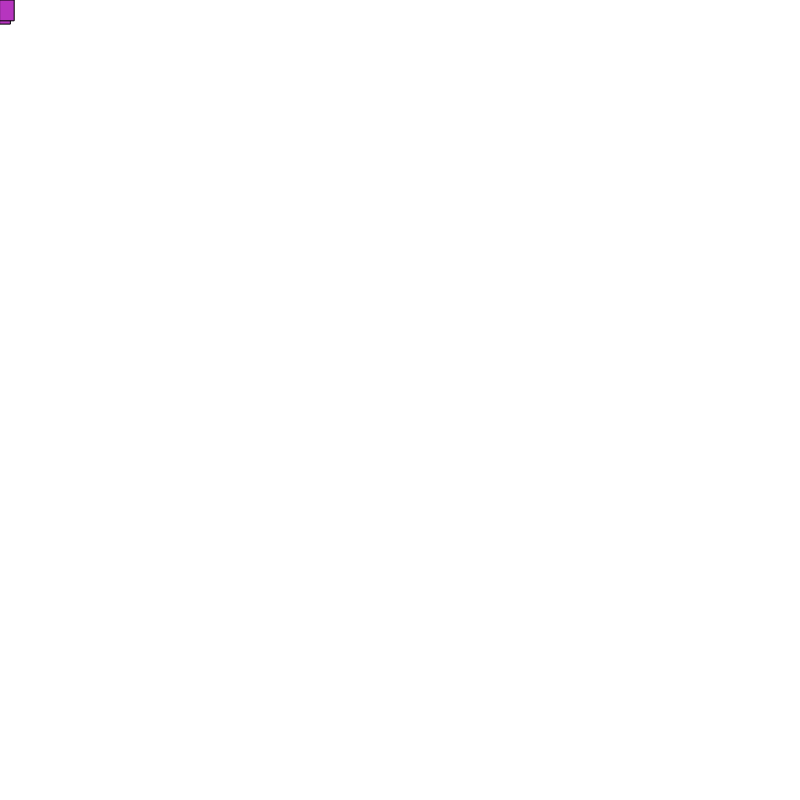
Frame 1 (no input)
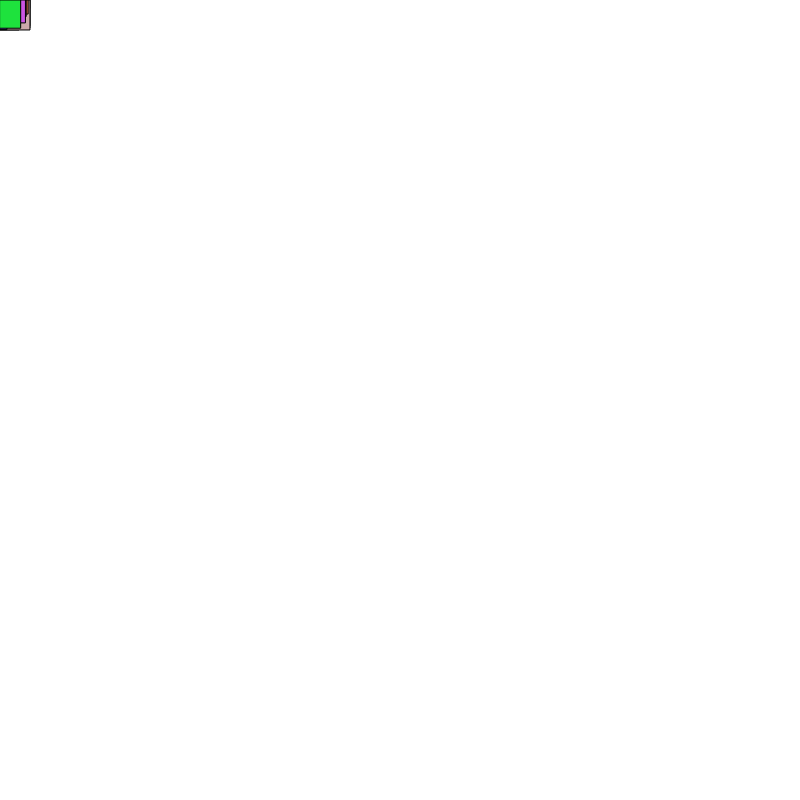
Frame 60 (no input)
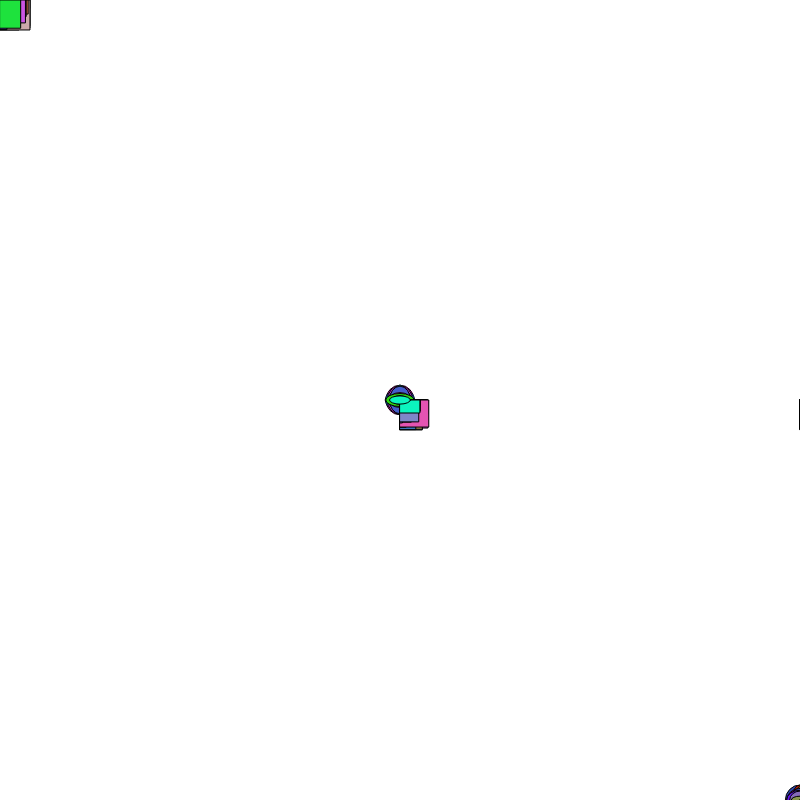
Frame 120 (the mouse pressed at the canvas centre since frame 60)

The p5.js sketch that drew these frames (run headless with seeded random() and noise() and a simulated clock; from frame 60 on, the mouse is pressed at the canvas centre):

// p5.js sketch
// ── sketch.js
function setup() {
  createCanvas(800, 800);
  noCursor();
}

function draw() {
  //background(220);
  fill(random(255), random(255), random(255));
  // rect(random(400) random(400) random(30) random(30))
  rect(mouseX, mouseY, random(30), random(30));
  ellipse(mouseX, mouseY, random(30), random(30));
  ellipse(mouseX * 2, mouseY * 2, random(30), random(30));
  rect(mouseX * 2, mouseY, random(30), random(30));
}
